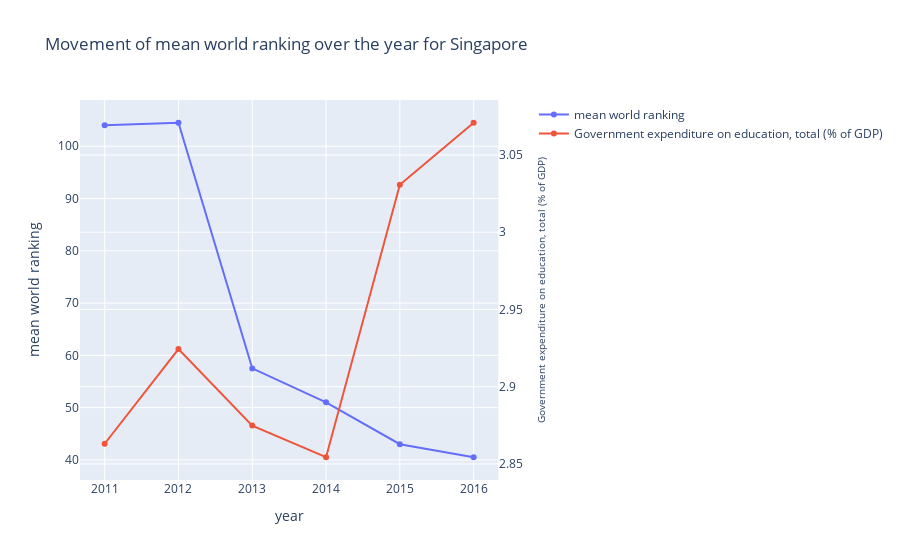

The code cell stored with this chart in its notebook:
### Code cell
plot_mean_world_rank(data,"Singapore",'Government expenditure on education, total (% of GDP)')

### Figure 1 — Plotly figure (JSON) as saved in the notebook; plotly's stock layout.template omitted (floating-point values rounded to 4 significant figures)
{"data": [{"name": "mean world ranking", "type": "scatter", "x": [2011, 2012, 2013, 2014, 2015, 2016], "xaxis": "x", "y": [104, 104.5, 57.5, 51, 43, 40.5], "yaxis": "y"}, {"name": "Government expenditure on education, total (% of GDP)", "type": "scatter", "x": [2011, 2012, 2013, 2014, 2015, 2016], "xaxis": "x", "y": [2.863, 2.924, 2.875, 2.854, 3.031, 3.071, 2.875, 2.863, 2.924, 2.854, 3.071, 3.031], "yaxis": "y2"}], "layout": {"title": {"text": "Movement of mean world ranking over the year for Singapore"}, "xaxis": {"anchor": "y", "domain": [0, 0.94], "title": {"text": "year"}}, "yaxis": {"anchor": "x", "domain": [0, 1], "title": {"text": "mean world ranking"}}, "yaxis2": {"anchor": "x", "overlaying": "y", "side": "right", "title": {"font": {"size": 10}, "text": "Government expenditure on education, total (% of GDP)"}}}}
